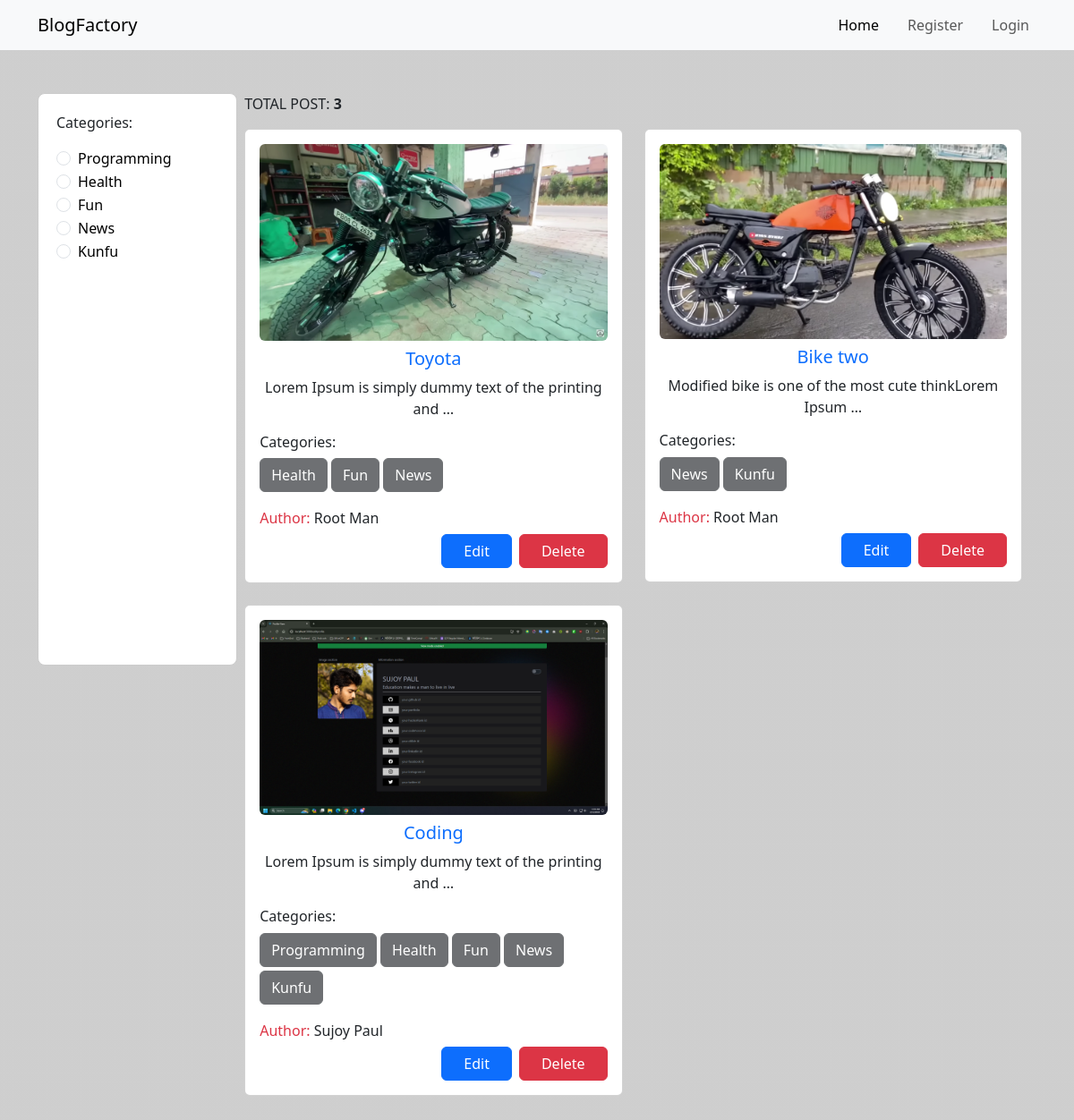
The page / on the database its author committed.
### categories/models.py (models this page shows, shortened)
class Category(models.Model):
    name = models.CharField(max_length=100)
    slug = models.SlugField(max_length=100, unique=True, null=True, blank=True)

### posts/models.py (models this page shows, shortened)
class Post(models.Model):
    title = models.CharField(max_length=100)
    content = models.TextField()
    category = models.ManyToManyField(Category)
    author = models.ForeignKey(User, on_delete=models.CASCADE)
    image = models.FileField(upload_to ='posts/media/uploads/', default=None)

### blogproject/views.py (the view)
# urls.py: path('', home, name='home'),
def home(req, category_slug = None):
    if category_slug is not None:
        findcategory = Category.objects.get(slug=category_slug)
        posts = Post.objects.filter(category = findcategory)
    else:
        posts = Post.objects.all()
    category = Category.objects.all()
    return render(req, 'home.html', {'posts' : posts, 'categories': category})

### templates/home.html
{% extends 'base.html' %}
{% block contents %}
<div class="d-flex align-items-start my-5 gap-2">
   <div style="min-height: 80vh; width: 20%; border: 1px solid rgb(203, 203, 203); padding: 20px; border-radius: 8px; background-color: white;">
    <p>Categories: </p>
    {% for cat in categories %}
      <div class="form-check">
        <input class="form-check-input" type="radio" name="category" id="{{cat.id}}">
        <label class="form-check-label" for="{{cat.id}}">
          <a style="text-decoration: none; color: black;" href="{% url 'category_wise_post' cat.slug %}">
            {{cat.name}}
          </a>
      </label>
      </div>
      {% endfor %}
   </div>
  <div class="row" style="width: 80%;">
      <p class="text-uppercase">Total Post: <strong>{{posts | length}}</strong></p>
      {% for post in posts %}
          <div class="col-sm-6 mb-4">
            <div class="card">
              <div class="card-body">
                <img src="{{post.image.url}}" class="card-img-top rounded-2" alt="...">
                <h5 class="card-title mt-2 text-center"><a class="text-decoration-none text-primary" href="{% url 'detail_post' post.id %}">{{post.title}}</a></h5>
                <p class="card-text text-center">{{post.content | truncatewords:10 }}</p>
                <h6>Categories: </h6>
                    {% for category in post.category.all %}
                    <button disabled class="btn-dark btn text-white mb-1">{{category.name}}</button>
                    {% endfor %}
                <h6 class="mt-3"><span class="text-danger">Author: </span>
                {% if post.author.first_name %}
                  {{post.author.first_name}} {{post.author.last_name}}
                  {% else %}
                  {{post.author}}
                {% endif %}
                  </h6>
                <div class="d-flex justify-content-end">
                  <a href="{% url 'edit_post' post.id %}"><button class="btn btn-primary me-2 px-4">Edit</button></a>
                  <a href="{% url 'delete_post' post.id %}"><button class="btn btn-danger px-4">Delete</button></a>
                </div>
              </div>
            </div>
          </div>
      {% endfor %}
  </div>
</div>
{% endblock contents %}

### rows shown on the page
Category: name "Programming"
Category: name "Health"
Category: name "Fun"
Category: name "News"
Category: name "Kunfu"
Post: image (picture), title "Toyota", content "Lorem Ipsum is simply dummy text of the printing and …", author.first_name "Root", author.last_name "Man"
Post: image (picture), title "Bike two", content "Modified bike is one of the most cute thinkLorem Ipsum …", author.first_name "Root", author.last_name "Man"
Post: image (picture), title "Coding", content "Lorem Ipsum is simply dummy text of the printing and …", author.first_name "Sujoy", author.last_name "Paul"

### other values the page prints
{{ posts | length }} "3"
